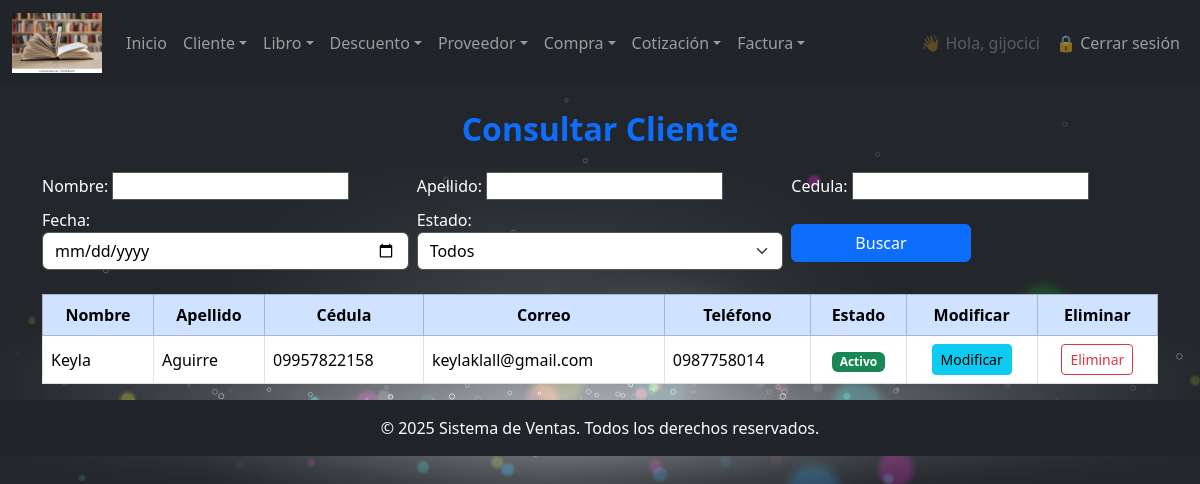
The app's page /cliente/consultar/ (signed in) with its own data.
### miapp/models.py (models this page shows, shortened)
class Cliente(models.Model):
    nombre = models.CharField(max_length=20)
    apellido = models.CharField(max_length=20)
    cedula = models.CharField(max_length=12, unique=True)
    correo = models.EmailField(max_length=40, default="@", unique=True)
    telefono = models.CharField(max_length=12, blank=True, null=True)
    direccion = models.CharField(max_length=200, blank=True, null=True)
    fecha_creacion = models.DateTimeField(auto_now_add=True , )
    fecha_modificacion = models.DateTimeField(auto_now=True , )
    creacion_usuario = models.CharField(max_length=50)
    modificacion_usuario = models.CharField(max_length=50)
    estado = models.IntegerField(choices=ESTADO_CHOICES, default=1)
    class Meta:
        db_table = "cliente"
        verbose_name = "cliente"
        verbose_name_plural = "clientes"

### miapp/views.py (the view)
        def wrapper(request, *args, **kwargs):
            if not request.user.is_authenticated:
                return redirect('login')
            try:
                empleado = Empleado.objects.get(user=request.user)
                if empleado.cargo.nombre.lower() in [c.lower() for c in nombre_cargos]:
                    return view_func(request, *args, **kwargs)
            except Empleado.DoesNotExist:
                pass
            return redirect('no_autorizado')

### miapp/forms.py
class BuscarClienteForm(forms.Form):
    nombre = forms.CharField(max_length=50, required=False)
    apellido = forms.CharField(max_length=50, required=False)
    cedula = forms.CharField(max_length=15, required=False)
    estado = forms.ChoiceField(
        choices=ESTADO_CHOICES,
        required=False,
        widget=forms.Select(attrs={'class': 'form-select'})
    )
    fecha = forms.DateTimeField(
        required=False,
        widget=forms.DateInput(
            format=('%Y-%m-%d'),
            attrs={
                'placeholder': 'Seleccione la fecha de creación',
                'type': 'date',
                'class': 'form-control'
            }
        )
    )

### miapp/views.py (called while the page is built, shortened)
def cargo_requerido(nombre_cargos):
    def decorador(view_func):
        def wrapper(request, *args, **kwargs):
            if not request.user.is_authenticated:
                return redirect('login')
            try:
                empleado = Empleado.objects.get(user=request.user)
                if empleado.cargo.nombre.lower() in [c.lower() for c in nombre_cargos]:
                    return view_func(request, *args, **kwargs)
            except Empleado.DoesNotExist:
                pass
            return redirect('no_autorizado')
        return wrapper
    return decorador

@login_required
@cargo_requerido(['admin', 'gerente', 'cajero', 'supervisor'])
def consultar_cliente(request: HttpRequest) -> HttpResponse:
    buscarClienteForm = BuscarClienteForm(request.POST or None)
    clientes = Cliente.objects.all()
    context = {
        'buscador_Cliente': buscarClienteForm,
        'clientes': clientes
    }
    return render(request, "facturacion_cliente/cliente/consultar_cliente.html", context)

### miapp/templates/facturacion_cliente/cliente/consultar_cliente.html (shortened to what this page needs)
{% extends 'index.html' %}
{% block main %}
<div class="container mt-4">
    <h2 class="text-center mb-4 text-primary"><b>Consultar Cliente</b></h2>
    <form method="post" class="mb-4">
        <div class="row g-2 align-items-end">
            <div class="col-md-4">
                {{ buscador_Cliente.nombre.label_tag }}
                {{ buscador_Cliente.nombre }}
            </div>
            <div class="col-md-4">
                {{ buscador_Cliente.apellido.label_tag }}
                {{ buscador_Cliente.apellido }}
            </div>
            <div class="col-md-4">
                {{ buscador_Cliente.cedula.label_tag }}
                {{ buscador_Cliente.cedula }}
            </div>
            <div class="col-md-4">
                {{ buscador_Cliente.fecha.label_tag }}
                {{ buscador_Cliente.fecha }}
            </div>
            <div class="col-md-4">
                {{ buscador_Cliente.estado.label_tag }}
                {{ buscador_Cliente.estado }}
            </div>
            <div class="col-md-2">
                <button type="submit" name="buscar_cliente" value="Buscar cliente" class="btn btn-primary w-100 mb-2">
                     Buscar
                </button>
            </div>
        </div>
    </form>
    <div class="table-responsive">
        <table class="table table-bordered table-hover align-middle">
            <thead class="table-primary text-center">
                <tr>
                    <th>Nombre</th>
                    <th>Apellido</th>
                    <th>Cédula</th>
                    <th>Correo</th>
                    <th>Teléfono</th>
                    <th>Estado</th>
                    <th>Modificar</th>
                    <th>Eliminar</th>
                </tr>
            </thead>
            <tbody>
                {% if clientes %}
                    {% for c in clientes %}
                    <tr>
                        <td>{{ c.nombre }}</td>
                        <td>{{ c.apellido }}</td>
                        <td>{{ c.cedula }}</td>
                        <td>{{ c.correo }}</td>
                        <td>{{ c.telefono }}</td>
                        <td class="text-center">
                            {% if c.estado %}
                                <span class="badge bg-success">Activo</span>
                            {% else %}
                                <span class="badge bg-secondary">Inactivo</span>
                            {% endif %}
                        </td>
                        <td class="text-center">
                            <a href="{% url 'modificar_cliente' c.id %}" class="btn btn-info btn-sm">
                                 Modificar
                            </a>
                        </td>
                        <td class="text-center">
                            <a href="{% url 'eliminar_cliente' c.id %}" class="btn btn-outline-danger btn-sm"
                               onclick="return confirm('¿Estás seguro de eliminar este cliente?');">
                                 Eliminar
                            </a>
                        </td>
                    </tr>
                    {% endfor %}
                {% else %}
                    <tr>
                        <td colspan="8" class="text-center">No hay clientes para mostrar.</td>
                    </tr>
                {% endif %}
            </tbody>
        </table>
    </div>
</div>
{% endblock %}

### miapp/templates/index.html (shortened to what this page needs)
{% load static %}
<!DOCTYPE html>
<html lang="es">
<head>
    <link href="https://cdn.jsdelivr.net/npm/bootstrap@5.3.0/dist/css/bootstrap.min.css" rel="stylesheet" />
    <link href="https://cdn.jsdelivr.net/npm/bootstrap-icons@1.11.0/font/bootstrap-icons.css" rel="stylesheet" />
    <link rel="stylesheet" href="{% static 'css/bootstrap.min.css' %}" />
    <link rel="stylesheet" href="{% static 'css/body.css' %}" />
    <link rel="stylesheet" href="{% static 'css/estilos.css' %}" />
    <link href="https://cdn.jsdelivr.net/npm/select2@4.1.0-rc.0/dist/css/select2.min.css" rel="stylesheet" />
</head>
<body class="cars">
    {% if request.resolver_match.url_name != 'login' and request.resolver_match.url_name != 'password_reset' and request.resolver_match.url_name != 'password_reset_complete' and request.resolver_match.url_name != 'password_reset_confirm' and request.resolver_match.url_name != 'password_reset_done'  %}
        {% block navbar %}
        <nav class="navbar navbar-expand-lg navbar-dark bg-dark">
            <div class="container-fluid">
                <a class="navbar-brand" href="#">
                    <img src="{% static 'img/libro.png' %}" alt="Logo" width="90" height="60" />
                </a>
                <div class="collapse navbar-collapse" id="navbarSupportedContent">
                    <ul class="navbar-nav me-auto mb-2 mb-lg-0">
                        <li class="nav-item"><a class="nav-link" href="{% url 'index' %}">Inicio</a></li>
                        <li class="nav-item dropdown">
                            <a class="nav-link dropdown-toggle" href="#" role="button" data-bs-toggle="dropdown">Cliente</a>
                        </li>
                        <li class="nav-item dropdown">
                            <a class="nav-link dropdown-toggle" href="#" role="button" data-bs-toggle="dropdown">Libro</a>
                        </li>
                        <li class="nav-item dropdown">
                            <a class="nav-link dropdown-toggle" href="#" role="button" data-bs-toggle="dropdown">Descuento</a>
                        </li>
                        <li class="nav-item dropdown">
                            <a class="nav-link dropdown-toggle" href="#" role="button" data-bs-toggle="dropdown">Proveedor</a>
                        </li>
                        <li class="nav-item dropdown">
                            <a class="nav-link dropdown-toggle" href="#" role="button" data-bs-toggle="dropdown">Compra</a>
                        <li class="nav-item dropdown">
                            <a class="nav-link dropdown-toggle" href="#" role="button" data-bs-toggle="dropdown">Cotización</a>
                        </li>
                        <li class="nav-item dropdown">
                            <a class="nav-link dropdown-toggle" href="#" role="button" data-bs-toggle="dropdown">Factura</a>
                        </li>
                    </ul>
                    <ul class="navbar-nav ms-auto mb-2 mb-lg-0">
                        {% if user.is_authenticated %}
                            <li class="nav-item">
                                <span class="nav-link disabled">👋 Hola, {{ user.username }}</span>
                            </li>
                            <li class="nav-item">
                                <a class="nav-link btn btn-outline-danger" href="{% url 'logout' %}">
                                    🔒 Cerrar sesión
                                </a>
                            </li>
                        {% else %}
                            <li class="nav-item">
                                <a class="nav-link btn btn-outline-primary" href="{% url 'login' %}">
                                    🔑 Iniciar sesión
                                </a>
                            </li>
                        {% endif %}
                    </ul>
                </div>
            </div>
        </nav>
        {% endblock %}
    {% endif %}
    {% block main %}{% endblock %}
    {% if request.resolver_match.url_name != 'login' and request.resolver_match.url_name != 'password_reset' and request.resolver_match.url_name != 'password_reset_complete' and request.resolver_match.url_name != 'password_reset_confirm' and request.resolver_match.url_name != 'password_reset_done'  %}
        <footer class="bg-dark text-white text-center py-3">
            <p class="mb-0">© 2025 Sistema de Ventas. Todos los derechos reservados.</p>
        </footer>
    {% endif %}
</body>
</html>

### miapp/static/css/body.css (style rules this page uses)
html, body { width: 100vw; height: 100vh; margin: 0; padding: 0; overflow: hidden; }

### miapp/static/css/estilos.css (style rules this page uses)
html, body { width:100%; height:100%; padding:0px; margin:0px; overflow: hidden; }

### miapp/templates/index.html (style rules this page uses)
body { background-color: #585252; color: #fff; }
input, select, textarea { background-color: #ffffff !important; color: #000000 !important; border: 1px solid #555 !important; }
html, body { height: 100%; margin: 0; padding: 0; overflow: auto; }

### records on screen
Cliente: nombre "Keyla", apellido "Aguirre", cedula "09957822158", correo "keylaklall@gmail.com", telefono "0987758014", estado "Activo"

### other values on screen
{{ user.username }} "gijocici"
{{ buscador_Cliente.nombre.label_tag }} "Nombre:"
{{ buscador_Cliente.apellido.label_tag }} "Apellido:"
{{ buscador_Cliente.cedula.label_tag }} "Cedula:"
{{ buscador_Cliente.fecha.label_tag }} "Fecha:"
{{ buscador_Cliente.estado.label_tag }} "Estado:"
